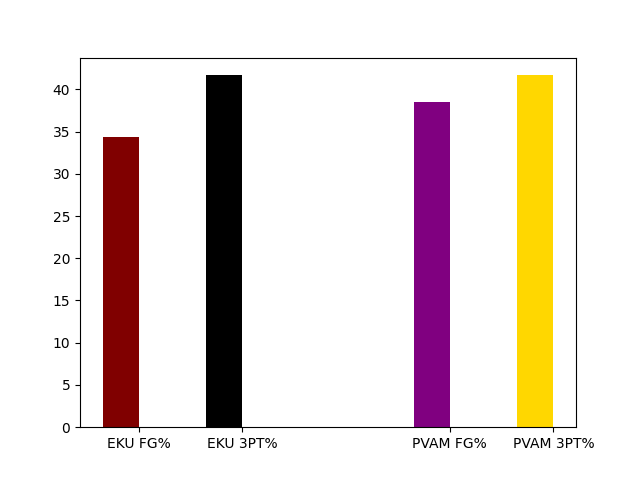

The Python source for this figure:
import matplotlib.pyplot as plt

# Initialize figure and axis
fig, ax = plt.subplots()

# Data for Eastern Kentucky
eastern_kentucky_fg = 23
eastern_kentucky_fga = 67
eastern_kentucky_3pt = 10
eastern_kentucky_3pta = 24

# Data for PVAM
pvam_fg = 25
pvam_fga = 65
pvam_3pt = 10
pvam_3pta = 24

# Calculate percentages
eastern_kentucky_fg_percentage = eastern_kentucky_fg / eastern_kentucky_fga * 100
eastern_kentucky_3pt_percentage = eastern_kentucky_3pt / eastern_kentucky_3pta * 100
pvam_fg_percentage = pvam_fg / pvam_fga * 100
pvam_3pt_percentage = pvam_3pt / pvam_3pta * 100

# Set bar width and positions
bar_width = 0.35  # Width of each bar
index = [1, 2, 4, 5]  # X-axis positions for the bars

# Set bar colors
colors = ["#800000", "#000000", "#800080", "#FFD700"]  # Maroon, Black, Purple, Gold

# Create the bars
ax.bar(index[0], eastern_kentucky_fg_percentage, bar_width, label="EKU FG%", color=colors[0])
ax.bar(index[1], eastern_kentucky_3pt_percentage, bar_width, label="EKU 3PT%", color=colors[1])
ax.bar(index[2], pvam_fg_percentage, bar_width, label="PVAM FG%", color=colors[2])
ax.bar(index[3], pvam_3pt_percentage, bar_width, label="PVAM 3PT%", color=colors[3])

# Set x-axis ticks and labels
ax.set_xticks([index[0] + bar_width / 2, index[1] + bar_width / 2, index[2] + bar_width / 2, index[3] + bar_width / 2])
ax.set_xticklabels(["EKU FG%", "EKU 3PT%", "PVAM FG%", "PVAM 3PT%"])

# Show the graph
plt.show()
